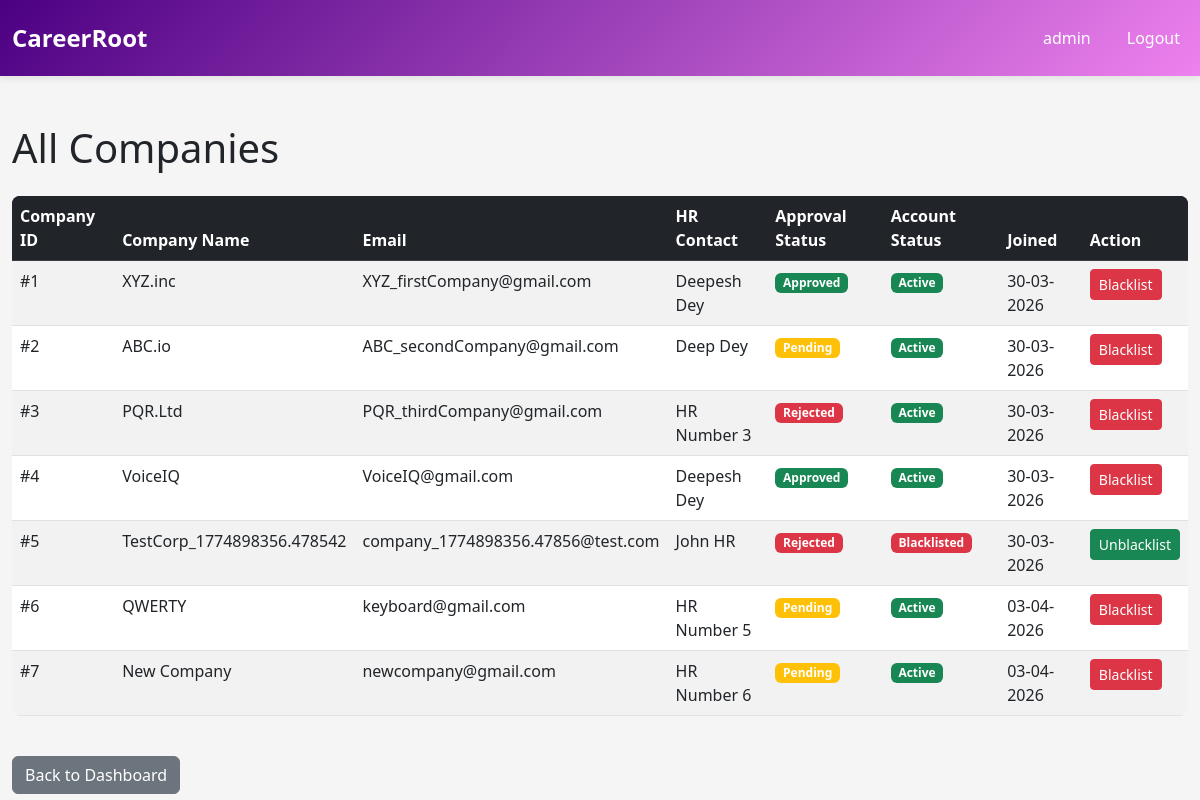
The app's page /admin/companies (signed in) with its own data.
### core/database/models.py (models this page shows, shortened)
class Admin(UserMixin, db.Model):
    __tablename__ = 'admin'
    admin_id = db.Column(db.Integer, primary_key=True, autoincrement=True)
    username = db.Column(db.String(100), unique=True, nullable=False)
    password = db.Column(db.String(255), nullable=False)
    email = db.Column(db.String(120), unique=True, nullable=False)
    created_at = db.Column(db.DateTime, default=datetime.utcnow)

class Company(UserMixin, db.Model):
    __tablename__ = 'company'
    company_id = db.Column(db.Integer, primary_key=True, autoincrement=True)
    company_name = db.Column(db.String(150), nullable=False)
    email = db.Column(db.String(120), unique=True, nullable=False)
    password = db.Column(db.String(255), nullable=False)
    hr_contact = db.Column(db.String(100), nullable=True)
    website = db.Column(db.String(255), nullable=True)
    approval_status = db.Column(
        db.String(20),
        default=ApprovalStatus.PENDING.value,
        nullable=False
    )  #pending/aproved/rejected
    blacklist_status = db.Column(db.Boolean, default=False)  # True = blacklisted
    created_at = db.Column(db.DateTime, default=datetime.utcnow)
    updated_at = db.Column(db.DateTime, default=datetime.utcnow, onupdate=datetime.utcnow)
    drives = db.relationship('PlacementDrive', backref='company', lazy=True, cascade='all, delete-orphan')

### core/routes/admin.py (the view)
@admin_bp.route('/companies')
@login_required
def view_companies():
    if not check_admin():
        return redirect(url_for('auth.homepage'))
    all_companies = Company.query.all()
    return render_template('admin_view_companies.html', companies=all_companies)

### app.py (called while the page is built, shortened)
@login_manager.user_loader
def load_user(user_id):
    from core.database.models import Admin, Company, Student
    admin = Admin.query.get(int(user_id))
    if admin:
        return admin

### core/routes/admin.py (called while the page is built)
def check_admin():
    if session.get('user_type') != 'admin':
        flash('Unauthorized access', 'danger')
        return False
    return True

### templates/admin_view_companies.html (shortened to what this page needs)
{% extends "base.html" %}
{% block content %}
<div class="mt-5">
    <h1 class="mb-4">All Companies</h1>
    {% if companies %}
        <div class="table-responsive">
            <table class="table table-hover table-striped">
                <thead class="table-dark">
                    <tr>
                        <th>Company ID</th>
                        <th>Company Name</th>
                        <th>Email</th>
                        <th>HR Contact</th>
                        <th>Approval Status</th>
                        <th>Account Status</th>
                        <th>Joined</th>
                        <th>Action</th>
                    </tr>
                </thead>
                <tbody>
                    {% for company in companies %}
                        <tr>
                            <td>#{{ company.company_id }}</td>
                            <td>{{ company.company_name }}</td>
                            <td>{{ company.email }}</td>
                            <td>{{ company.hr_contact }}</td>
                            <td>
                                {% if company.approval_status == 'Approved' %}
                                    <span class="badge bg-success">{{ company.approval_status }}</span>
                                {% elif company.approval_status == 'Pending' %}
                                    <span class="badge bg-warning">{{ company.approval_status }}</span>
                                {% else %}
                                    <span class="badge bg-danger">{{ company.approval_status }}</span>
                                {% endif %}
                            </td>
                            <td>
                                {% if company.blacklist_status %}
                                    <span class="badge bg-danger">Blacklisted</span>
                                {% else %}
                                    <span class="badge bg-success">Active</span>
                                {% endif %}
                            </td>
                            <td>{{ company.created_at.strftime('%d-%m-%Y') }}</td>
                            <td>
                                <form method="POST" action="{{ url_for('admin.blacklist_company', company_id=company.company_id) }}" style="display:inline;">
                                    {% if company.blacklist_status %}
                                        <button type="submit" class="btn btn-sm btn-success">Unblacklist</button>
                                    {% else %}
                                        <button type="submit" class="btn btn-sm btn-danger">Blacklist</button>
                                    {% endif %}
                                </form>
                            </td>
                        </tr>
                    {% endfor %}
                </tbody>
            </table>
        </div>
    {% else %}
        <div class="alert alert-info">
            <strong>No companies found.</strong>
        </div>
    {% endif %}
    <div class="mt-4">
        <a href="{{ url_for('admin.admin_dashboard') }}" class="btn btn-secondary">Back to Dashboard</a>
    </div>
</div>
{% endblock %}

### templates/base.html (shortened to what this page needs)
<!DOCTYPE html>
<html lang="en">
<head>
    <link href="https://cdn.jsdelivr.net/npm/bootstrap@5.3.0/dist/css/bootstrap.min.css" rel="stylesheet">
</head>
<body>
    <nav class="navbar navbar-expand navbar-dark">
        <div class="container-fluid">
            <a class="navbar-brand" href="/">CareerRoot</a>
            <ul class="navbar-nav ms-auto">
                {% if session.get('user_type') %}
                    <li class="nav-item">
                        <span class="nav-link">{{ session.get('username') }}</span>
                    </li>
                    <li class="nav-item">
                        <a class="nav-link" href="{{ url_for('auth.logout') }}">Logout</a>
                    </li>
                {% else %}
                    <li class="nav-item">
                        <a class="nav-link" href="{{ url_for('auth.login') }}">Login</a>
                    </li>
                {% endif %}
            </ul>
        </div>
    </nav>
    <div class="container-fluid container">
        {% block content %}{% endblock %}
    </div>
</body>
</html>

### templates/base.html (style rules this page uses)
:root { --primary-color: indigo; --secondary-color: violet; --danger-color: red; --success-color: mediumseagreen; }
body { font-family: 'Segoe UI', Tahoma, Geneva, Verdana, sans-serif; background-color: whitesmoke; }
.navbar { background: linear-gradient(135deg, var(--primary-color) 0%, var(--secondary-color) 100%); box-shadow: 0 2px 8px rgba(0,0,0,0.1); padding: 15px 0; }
.navbar-brand { font-weight: 700; font-size: 1.5rem; color: white !important; }
.nav-link { color: white !important; margin-left: 20px; font-weight: 500; transition: opacity 0.3s ease; }
.table { border-radius: 8px; overflow: hidden; }
.table thead { background-color: var(--primary-color); color: white; }
.container { max-width: 1200px; }

### records on screen
Admin: get "admin"
Company: company_id "1", company_name "XYZ.inc", email "XYZ_firstCompany@gmail.com", hr_contact "Deepesh Dey", approval_status "Approved", blacklist_status "Active", created_at "30-03-2026"
Company: company_id "2", company_name "ABC.io", email "ABC_secondCompany@gmail.com", hr_contact "Deep Dey", approval_status "Pending", blacklist_status "Active", created_at "30-03-2026"
Company: company_id "3", company_name "PQR.Ltd", email "PQR_thirdCompany@gmail.com", hr_contact "HR Number 3", approval_status "Rejected", blacklist_status "Active", created_at "30-03-2026"
Company: company_id "4", company_name "VoiceIQ", email "VoiceIQ@gmail.com", hr_contact "Deepesh Dey", approval_status "Approved", blacklist_status "Active", created_at "30-03-2026"
Company: company_id "5", company_name "TestCorp_1774898356.478542", email "company_1774898356.47856@test.com", hr_contact "John HR", approval_status "Rejected", blacklist_status "Blacklisted", created_at "30-03-2026"
Company: company_id "6", company_name "QWERTY", email "keyboard@gmail.com", hr_contact "HR Number 5", approval_status "Pending", blacklist_status "Active", created_at "03-04-2026"
Company: company_id "7", company_name "New Company", email "newcompany@gmail.com", hr_contact "HR Number 6", approval_status "Pending", blacklist_status "Active", created_at "03-04-2026"
